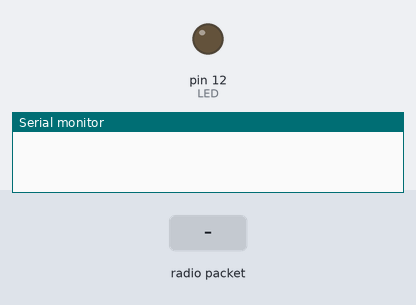
The sketch below on a simulated Arduino Uno, built with avr-gcc and run on an emulated ATmega328P. Parts: output pins drawn as LEDs (lit = HIGH), the last lines printed to the serial monitor. Inputs (shaded band) come from the test bench. No radio packets arrive unless stated.

Above: at 1.2 s.
1.3 s: radio packet "1" arrives
At 2.5 s:
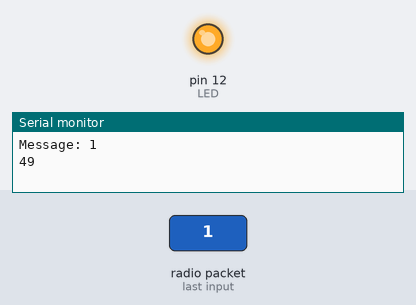
2.8 s: radio packet "0" arrives
At 3.8 s:
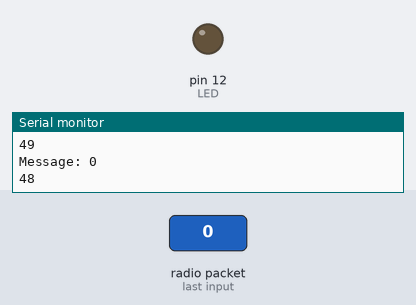
Timing chart, 0 to 5.8 s (numbered marks = the images above; inputs shaded):
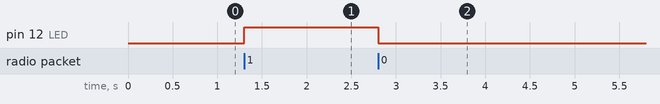

Measured:
- after the input at 1.3 s, pin 12 (LED): LOW → HIGH at once
- after the input at 2.8 s, pin 12 (LED): HIGH → LOW at once

The sketch:

Radio_Frequency_Receiver.ino
```cpp
#include <RH_ASK.h>
#include <SPI.h> // Not actualy used but needed to compile

RH_ASK driver;

#define LED 12

unsigned int target = 0;
//const unsigned int upperThreshold = 1;
//const unsigned int lowerThreshold = 0;

void setup()
{
    pinMode(LED, OUTPUT);

    Serial.begin(9600);  // Debugging only
    if (!driver.init())
         Serial.println("init failed");
}

void loop()
{
    uint8_t buf[24];
    uint8_t buflen = sizeof(buf);
    if (driver.recv(buf, &buflen)) // Non-blocking
    {
      //int i;
      // Message with a good checksum received, dump it.
      Serial.print("Message: ");
      Serial.println((char*)buf);
      Serial.println(buf[0]);


   target=(buf[0]);

    if(target==49)
    {
     digitalWrite(LED, HIGH);
    }

   else
   {
     digitalWrite(LED, LOW);
   }
 }}
```
